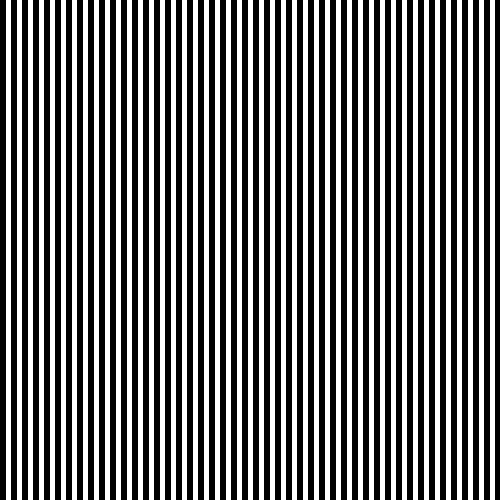
Frame 1 (no input)
Frame 2 (the mouse pressed at the canvas centre, redrawn once): identical to frame 1, image omitted

The Processing sketch that drew this single still picture (run headless with seeded random() and noise(); the mouse was pressed at the canvas centre and the sketch redrawn once):

// Processing sketch: Exercicio1
// ── Exercicio1.pde
void setup() {
  noLoop();
  size(500, 500);
}

void draw() {
  PImage img;
  img = createImage(500, 500, RGB);

  for (int x = 0; x < img.width; x++) {
    
    for (int y = 0; y < img.height; y++) {
      
      int pos = y * img.width + x;

      if (x % 11 < 6) {
        img.pixels[pos] = color(0, 0, 0);
      } else {
        img.pixels[pos] = color(255, 255, 255);
      }
    }
  }
  image(img, 0, 0);
}
